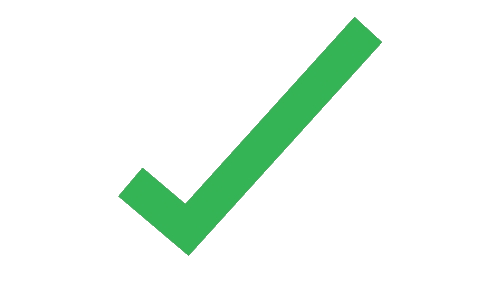
#> input picture Backend/services/e-sign-service/utility/tick-official-src.png, 501 x 281 px
$ python build-vsign-tick-green-bg.py
#> lines starting #> are read from the running program, lines starting #| are printed output that depends on the picture
"""
Build VSign tick.png: light-green background + official green check (no text).
Usage: python scripts/build-vsign-tick-green-bg.py
"""
from __future__ import annotations

import os
from pathlib import Path

from PIL import Image

SERVICE_ROOT = Path(__file__).resolve().parents[1]
UTILITY = SERVICE_ROOT / "utility"
KIT_TICK = Path(
    r"C:\Users\DELL\Desktop\ASP eSign 2.1_ITIO Innovex Private Limited(UAT)_17-Feb-26"
    r"\ASP eSign 2.1_ITIO Innovex Private Limited(UAT)_17-Feb-26\UAT\tick.png"
)
OUT_SIZE = (501, 281)
# Light green shade for signature block background
BG_COLOR = (232, 245, 233, 255)  # #E8F5E9


def load_source_tick() -> Image.Image:
    for candidate in [UTILITY / "tick-official-src.png", KIT_TICK, UTILITY / "tick.png"]:
        if candidate.exists():
            return Image.open(candidate).convert("RGBA")
#> returned value is the input picture: PIL image 501x281 RGBA; mean R, G, B, A 236.4, 248, 239.4, 23.7
    raise FileNotFoundError("Official tick source not found")


def composite_tick() -> Image.Image:
    src = load_source_tick()
    canvas = Image.new("RGBA", OUT_SIZE, BG_COLOR)
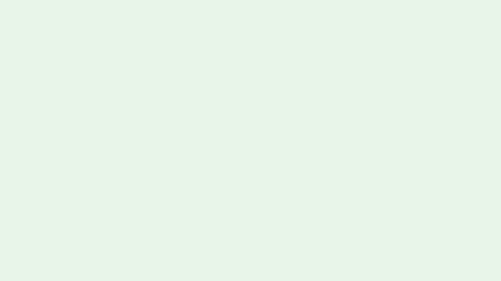
#> canvas: PIL image 501x281 RGBA; mean R, G, B, A 232, 245, 233, 255
    # Scale tick to ~88% of canvas, bottom-left anchored like reference
    scale = min(OUT_SIZE[0] / src.width, OUT_SIZE[1] / src.height) * 0.92
#> scale = 0.92
    w = max(1, int(src.width * scale))
#> w = 460
    h = max(1, int(src.height * scale))
#> h = 258
    tick = src.resize((w, h), Image.Resampling.LANCZOS)
    x = int(OUT_SIZE[0] * 0.02)
    y = OUT_SIZE[1] - h - int(OUT_SIZE[1] * 0.04)
#> y = 12
    canvas.paste(tick, (x, y), tick)
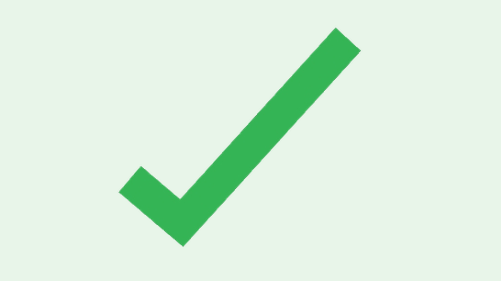
#> canvas: PIL image 501x281 RGBA; mean R, G, B, A 218.1, 239.9, 221.6, 254.8; transparent parts drawn white
    return canvas


def main() -> None:
    UTILITY.mkdir(parents=True, exist_ok=True)
    out = composite_tick()
    dest = UTILITY / "tick.png"
    backup = UTILITY / "tick-official-src.png"
    kit = KIT_TICK
    if kit.exists() and not backup.exists():
        backup.write_bytes(kit.read_bytes())
    out.save(dest, "PNG")
    uploads = SERVICE_ROOT / "uploads" / "vSign" / "tick.png"
    uploads.parent.mkdir(parents=True, exist_ok=True)
    out.save(uploads, "PNG")
    print(f"Wrote {dest} ({dest.stat().st_size} bytes) size={OUT_SIZE}")


if __name__ == "__main__":
    main()
